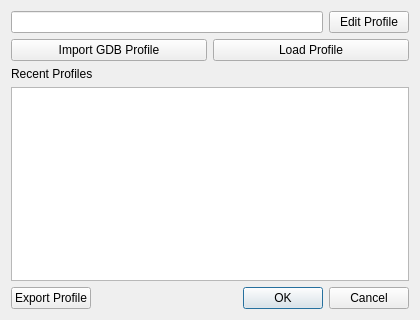
<?xml version="1.0" encoding="UTF-8"?>
<ui version="4.0">
 <class>RegisterProfileDialog</class>
 <widget class="QDialog" name="RegisterProfileDialog">
  <property name="geometry">
   <rect>
    <x>0</x>
    <y>0</y>
    <width>420</width>
    <height>320</height>
   </rect>
  </property>
  <property name="windowTitle">
   <string>Register Profile</string>
  </property>
  <layout class="QVBoxLayout" name="verticalLayout" stretch="0,0,0,0,0,0">
   <item>
    <layout class="QHBoxLayout" name="curProfileLayout">
     <item>
      <widget class="QLineEdit" name="profilePathEdit">
       <property name="readOnly">
        <bool>true</bool>
       </property>
      </widget>
     </item>
     <item>
      <widget class="QPushButton" name="editProfileBtn">
       <property name="text">
        <string>Edit Profile</string>
       </property>
      </widget>
     </item>
    </layout>
   </item>
   <item>
    <layout class="QHBoxLayout" name="horizontalLayout_5">
     <item>
      <widget class="QPushButton" name="loadGDBBtn">
       <property name="text">
        <string>Import GDB Profile</string>
       </property>
      </widget>
     </item>
     <item>
      <widget class="QPushButton" name="loadProfileBtn">
       <property name="text">
        <string>Load Profile</string>
       </property>
      </widget>
     </item>
    </layout>
   </item>
   <item>
    <widget class="QLabel" name="recentProfilesLabel">
     <property name="text">
      <string>Recent Profiles</string>
     </property>
    </widget>
   </item>
   <item>
    <layout class="QVBoxLayout" name="verticalLayout_3">
     <item>
      <widget class="QListWidget" name="recentProfilesList"/>
     </item>
    </layout>
   </item>
   <item>
    <layout class="QHBoxLayout" name="horizontalLayout_4">
     <item>
      <widget class="QPushButton" name="exportProfileBtn">
       <property name="text">
        <string>Export Profile</string>
       </property>
      </widget>
     </item>
     <item>
      <widget class="QDialogButtonBox" name="buttonBox">
       <property name="orientation">
        <enum>Qt::Orientation::Horizontal</enum>
       </property>
       <property name="standardButtons">
        <set>QDialogButtonBox::StandardButton::Cancel|QDialogButtonBox::StandardButton::Ok</set>
       </property>
      </widget>
     </item>
    </layout>
   </item>
  </layout>
 </widget>
 <resources/>
 <connections>
  <connection>
   <sender>buttonBox</sender>
   <signal>accepted()</signal>
   <receiver>RegisterProfileDialog</receiver>
   <slot>accept()</slot>
   <hints>
    <hint type="sourcelabel">
     <x>248</x>
     <y>254</y>
    </hint>
    <hint type="destinationlabel">
     <x>157</x>
     <y>274</y>
    </hint>
   </hints>
  </connection>
  <connection>
   <sender>buttonBox</sender>
   <signal>rejected()</signal>
   <receiver>RegisterProfileDialog</receiver>
   <slot>reject()</slot>
   <hints>
    <hint type="sourcelabel">
     <x>316</x>
     <y>260</y>
    </hint>
    <hint type="destinationlabel">
     <x>286</x>
     <y>274</y>
    </hint>
   </hints>
  </connection>
 </connections>
</ui>
